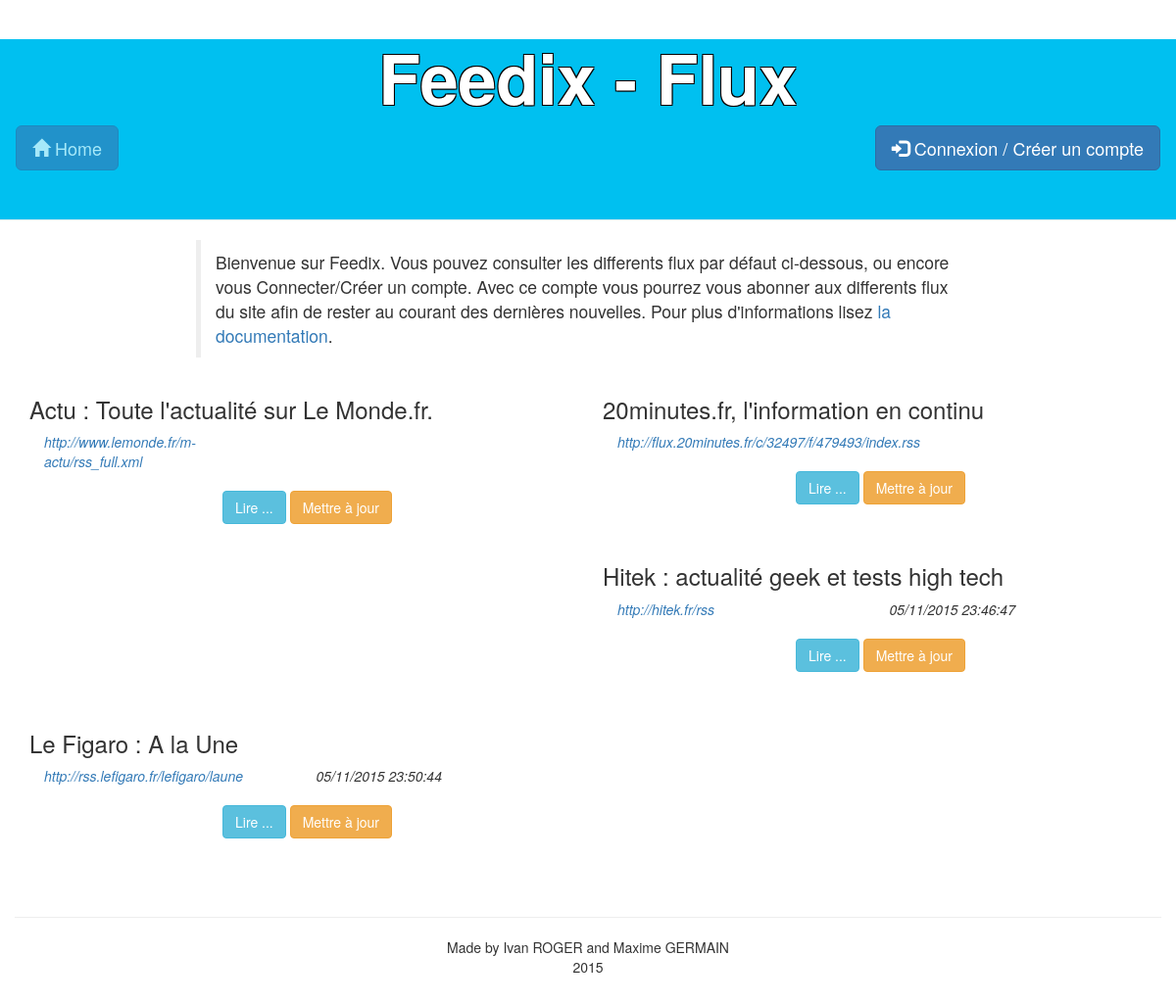
The app's page /controler/afficherFlux.ctrl.php, older data.
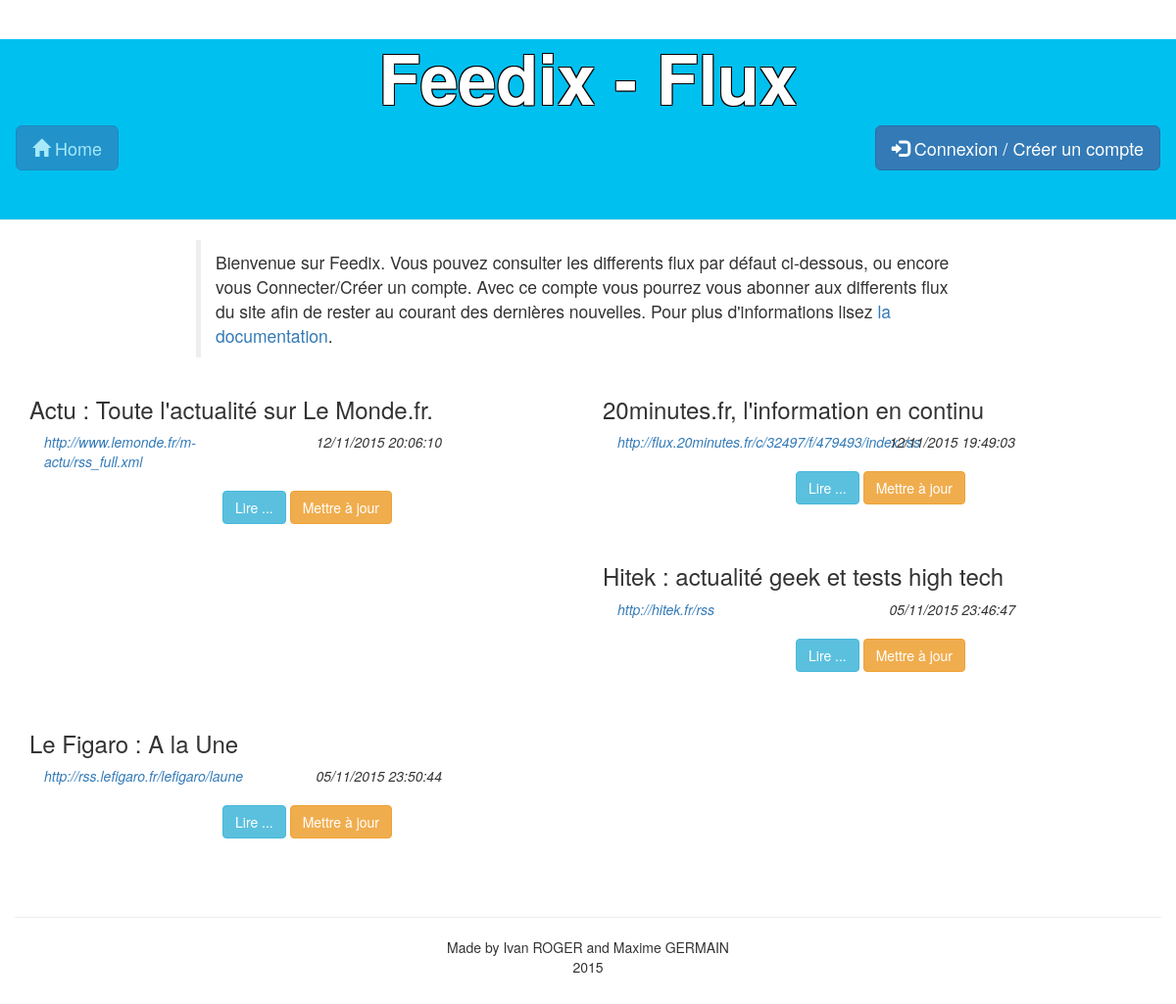
The same page, newer data.
### tables this page shows
CREATE TABLE RSS (
  id integer PRIMARY KEY AUTOINCREMENT,
  titre varchar(255),
  url varchar(255),
  date timestamp
);

### controler/afficherFlux.ctrl.php (called while the page is built, shortened)
<?php
  require_once("../model/DAO.class.php");
  $dao = new DAO("../data/db/rss.db");
  for ($i=1; $i<=4; $i++) {
    $rss=$dao->readRSSByID($i);
    $info['id'] = $rss->id();
    $info['titre'] = $rss->titre();
    $info['url'] = $rss->url();
    $info['date'] = $rss->date();
    $data['defaultRSS'][] = $info;
  }
  include("../view/Flux.view.php");
?>

### model/DAO.class.php (called while the page is built, shortened)
<?php
  require_once("RSS.class.php");
  class DAO {
    private $db;
    function __construct($dbPath) {
      $dsn = 'sqlite:'.$dbPath;
      try {
        $this->db = new PDO($dsn);
      } catch (PDOExcetion $e) {
        exit("Erreur ouverture BD : ".$e->getMessage());
      }
    }
    function readRSSByID($id) {
      $sql = "Select * from RSS where id = ?";
      $req = $this->db->prepare($sql);
      $res = $req->execute(array($id));
      if ($res === FALSE) {
        die("getRSSByURL error: no rss finded\n");
      }
      else {
        $res=$req->fetchAll(PDO::FETCH_CLASS, "RSS");
        if (isset($res[0]))
          return $res[0];
        else
          return null;
      }
    }
  }
?>

### model/RSS.class.php (called while the page is built, shortened)
<?php
  require_once('Nouvelle.class.php');
  require_once('DAO.class.php');
  class RSS {
    private $url;
    private $titre;
    private $date;
    private $id;
    function url() {
      return $this->url;
    }
    function titre() {
      return $this->titre;
    }
    function date() {
      return $this->date;
    }
    function id() {
      return $this->id;
    }
  }
?>

### view/Flux.view.php (the view, shortened to what this page needs)
<!DOCTYPE html>
<html>
  <head>
    <link href="../data/css/bootstrap.css" rel="stylesheet">
  </head>
  <body>
    <header class="page-header">
      <h1>Feedix - Flux</h1>
        <nav class="navbar">
          <div class="col-lg-4">
            <a class="btn btn-primary btn-lg <?php if (!isset($_GET['sort'])) { ?>active" disabled="disabled<?php } ?>" href=".."><span class="glyphicon glyphicon-home"></span> Home</a>
          </div>
          <div class="col-lg-4 col-lg-offset-4 text-right">
            <?php if (isset($data['user'])) { ?>
              <a class="btn btn-danger btn-lg" href="afficherFlux.ctrl.php?action=signOut"><span class="glyphicon glyphicon-log-out"></span> Déconnexion (<?= $data['user'] ?>)</a>
            <?php } else { ?>
              <a class="btn btn-primary btn-lg" href="seConnecter.ctrl.php" ><span class="glyphicon glyphicon-log-in"></span> Connexion / Créer un compte</a>
            <?php } ?>
          </div>
        </nav>
    </header>
    <?php if (!isset($data['user'])) { ?>
      <blockquote class="col-lg-8 col-lg-offset-2">Bienvenue sur Feedix. Vous pouvez consulter les differents flux par défaut ci-dessous, ou encore vous Connecter/Créer un compte. Avec ce compte vous pourrez vous abonner aux differents flux du site afin de rester au courant des dernières nouvelles. Pour plus d'informations lisez <a href="../Lisez_moi"> la documentation</a>.</blockquote>
    <?php } ?>
    <section class="col-lg-12">
      <?php foreach ($data["defaultRSS"] as $flux) {?>
        <article class="col-lg-6">
          <h3><?= $flux["titre"] ?></h3>
          <i class="col-lg-6"><a href="<?= $flux['url'] ?>"><?= $flux['url'] ?></a></i>
          <em class="col-lg-6"><?= $flux['date'] ?></em>
          <div class="col-lg-6 col-lg-offset-2"><div class="navbar-right">
            <a class="btn btn-info" href="afficherNouvelles.ctrl.php?rss=<?= $flux['id'] ?>">Lire ...</a>
            <a class="btn btn-warning" href="afficherNouvelles.ctrl.php?rss=<?= $flux['id'] ?>&update=1">Mettre à jour</a>
          </div></div>
        </article>
      <?php } ?>
    </section>
    <footer class="col-lg-12">
      <hr/>
      <p>Made by Ivan ROGER and Maxime GERMAIN<br/>2015</p>
    </footer>
  </body>
</html>

Row changes from the older to the newer data that the page shows:
changed rss "Actu : Toute l'actualité sur Le Monde.fr.": date (not shown) → "12/11/2015 20:06:10"
changed rss "20minutes.fr, l'information en continu": date (not shown) → "12/11/2015 19:49:03"
